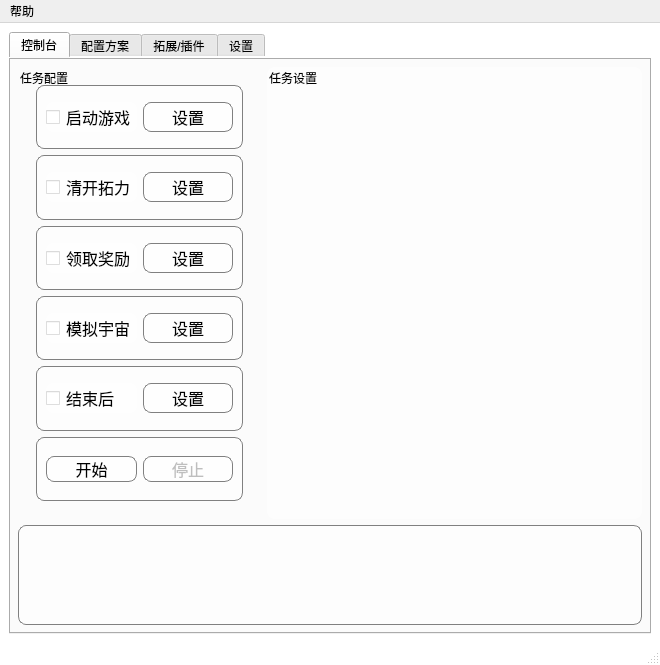
<?xml version="1.0" encoding="UTF-8"?>
<ui version="4.0">
 <class>MainWindow</class>
 <widget class="QMainWindow" name="MainWindow">
  <property name="geometry">
   <rect>
    <x>0</x>
    <y>0</y>
    <width>660</width>
    <height>665</height>
   </rect>
  </property>
  <property name="font">
   <font>
    <pointsize>13</pointsize>
   </font>
  </property>
  <property name="windowTitle">
   <string>SRA</string>
  </property>
  <property name="styleSheet">
   <string notr="true">#MainWindow{
background-repeat: no-repeat;
background-position: center;
background-color: rgba(255, 255, 255, 0.2);
border-image:  url('resources/background_image.png');
}</string>
  </property>
  <widget class="QWidget" name="centralwidget">
   <layout class="QGridLayout" name="gridLayout">
    <item row="0" column="0">
     <widget class="QTabWidget" name="tabWidget">
      <property name="styleSheet">
       <string notr="true">border-radius: 0;</string>
      </property>
      <property name="currentIndex">
       <number>0</number>
      </property>
      <widget class="QWidget" name="console_tab">
       <attribute name="title">
        <string>控制台</string>
       </attribute>
       <layout class="QGridLayout" name="gridLayout_2">
        <item row="0" column="0">
         <widget class="QGroupBox" name="task_select_groupBox">
          <property name="sizePolicy">
           <sizepolicy hsizetype="Maximum" vsizetype="Preferred">
            <horstretch>0</horstretch>
            <verstretch>0</verstretch>
           </sizepolicy>
          </property>
          <property name="minimumSize">
           <size>
            <width>0</width>
            <height>0</height>
           </size>
          </property>
          <property name="maximumSize">
           <size>
            <width>16777215</width>
            <height>16777215</height>
           </size>
          </property>
          <property name="styleSheet">
           <string notr="true">background-color: transparent;</string>
          </property>
          <property name="title">
           <string>任务配置</string>
          </property>
          <layout class="QHBoxLayout" name="horizontalLayout_23">
           <item>
            <widget class="QScrollArea" name="task_select_scrollArea">
             <property name="sizePolicy">
              <sizepolicy hsizetype="Expanding" vsizetype="Preferred">
               <horstretch>0</horstretch>
               <verstretch>0</verstretch>
              </sizepolicy>
             </property>
             <property name="minimumSize">
              <size>
               <width>225</width>
               <height>0</height>
              </size>
             </property>
             <property name="maximumSize">
              <size>
               <width>225</width>
               <height>16777215</height>
              </size>
             </property>
             <property name="styleSheet">
              <string notr="true">/* 纤细现代风格滚动条 */
QScrollArea {
    border: none;
    background: transparent;
}

QScrollArea &gt; QWidget {
    background-color: #f8f9fa; /* 内容区域背景色 */
}

/* 滚动条整体（更细） */
QScrollBar:vertical {
    width: 8px; /* 垂直滚动条宽度 */
    background: transparent; /* 背景透明 */
    margin: 0;
}

QScrollBar:horizontal {
    height: 8px; /* 水平滚动条高度 */
    background: transparent;
    margin: 0;
}

/* 滑块（更精致） */
QScrollBar::handle:vertical, QScrollBar::handle:horizontal {
    background: rgba(150, 150, 150, 0.4); /* 半透明灰色 */
    border-radius: 4px; /* 稍小的圆角 */
    min-width: 8px; /* 最小宽度（防止过细） */
    min-height: 8px; /* 最小高度（防止过细） */
}

QScrollBar::handle:vertical:hover, 
QScrollBar::handle:horizontal:hover {
    background: rgba(120, 120, 120, 0.6); /* 悬停时更深 */
}

QScrollBar::handle:vertical:pressed, 
QScrollBar::handle:horizontal:pressed {
    background: rgba(100, 100, 100, 0.8); /* 点击时更深 */
}

/* 隐藏滚动条按钮和角落区域 */
QScrollBar::add-line, QScrollBar::sub-line,
QScrollBar::add-page, QScrollBar::sub-page {
    background: none;
    height: 0px;
    width: 0px;
}</string>
             </property>
             <property name="sizeAdjustPolicy">
              <enum>QAbstractScrollArea::SizeAdjustPolicy::AdjustToContents</enum>
             </property>
             <property name="widgetResizable">
              <bool>true</bool>
             </property>
             <widget class="QWidget" name="scrollAreaWidgetContents_2">
              <property name="geometry">
               <rect>
                <x>0</x>
                <y>0</y>
                <width>225</width>
                <height>427</height>
               </rect>
              </property>
              <layout class="QVBoxLayout" name="verticalLayout_6">
               <item>
                <widget class="QFrame" name="frame1_1">
                 <property name="styleSheet">
                  <string notr="true">border-radius: 8px;
border: 1.2px solid gray;
background-color: rgba(255, 255, 255, 0.6);
font-size: 16px;</string>
                 </property>
                 <property name="frameShape">
                  <enum>QFrame::Shape::StyledPanel</enum>
                 </property>
                 <property name="frameShadow">
                  <enum>QFrame::Shadow::Raised</enum>
                 </property>
                 <layout class="QHBoxLayout" name="horizontalLayout">
                  <item>
                   <widget class="QCheckBox" name="start_game_checkBox">
                    <property name="minimumSize">
                     <size>
                      <width>0</width>
                      <height>30</height>
                     </size>
                    </property>
                    <property name="styleSheet">
                     <string notr="true">border: none;</string>
                    </property>
                    <property name="text">
                     <string>启动游戏</string>
                    </property>
                   </widget>
                  </item>
                  <item>
                   <widget class="QPushButton" name="start_game_pushButton">
                    <property name="minimumSize">
                     <size>
                      <width>70</width>
                      <height>30</height>
                     </size>
                    </property>
                    <property name="styleSheet">
                     <string notr="true">QPUSHBOTTON:QPushButton {font-size:14px;}
  QPushButton:hover {ackground-color: #f0f0f0;border-color: #ccc;}</string>
                    </property>
                    <property name="text">
                     <string>设置</string>
                    </property>
                   </widget>
                  </item>
                 </layout>
                </widget>
               </item>
               <item>
                <widget class="QFrame" name="frame1_2">
                 <property name="styleSheet">
                  <string notr="true">border-radius: 8px;
border: 1.2px solid gray;
background-color: rgba(255, 255, 255, 0.6);
font-size: 16px;</string>
                 </property>
                 <property name="frameShape">
                  <enum>QFrame::Shape::StyledPanel</enum>
                 </property>
                 <property name="frameShadow">
                  <enum>QFrame::Shadow::Raised</enum>
                 </property>
                 <layout class="QHBoxLayout" name="horizontalLayout_7">
                  <item>
                   <widget class="QCheckBox" name="trailblaze_power_checkBox">
                    <property name="minimumSize">
                     <size>
                      <width>0</width>
                      <height>30</height>
                     </size>
                    </property>
                    <property name="styleSheet">
                     <string notr="true">border: none;</string>
                    </property>
                    <property name="text">
                     <string>清开拓力</string>
                    </property>
                   </widget>
                  </item>
                  <item>
                   <widget class="QPushButton" name="trailblaze_power_pushButton">
                    <property name="minimumSize">
                     <size>
                      <width>70</width>
                      <height>30</height>
                     </size>
                    </property>
                    <property name="styleSheet">
                     <string notr="true">QPUSHBOTTON:QPushButton {font-size:14px;}
  QPushButton:hover {ackground-color: #f0f0f0;border-color: #ccc;}</string>
                    </property>
                    <property name="text">
                     <string>设置</string>
                    </property>
                   </widget>
                  </item>
                 </layout>
                </widget>
               </item>
               <item>
                <widget class="QFrame" name="frame1_3">
                 <property name="styleSheet">
                  <string notr="true">border-radius: 8px;
border: 1.2px solid gray;
background-color: rgba(255, 255, 255, 0.6);
font-size: 16px;</string>
                 </property>
                 <property name="frameShape">
                  <enum>QFrame::Shape::StyledPanel</enum>
                 </property>
                 <property name="frameShadow">
                  <enum>QFrame::Shadow::Raised</enum>
                 </property>
                 <layout class="QHBoxLayout" name="horizontalLayout_3">
                  <item>
                   <widget class="QCheckBox" name="receive_reward_checkBox">
                    <property name="minimumSize">
                     <size>
                      <width>0</width>
                      <height>30</height>
                     </size>
                    </property>
                    <property name="styleSheet">
                     <string notr="true">border: none;</string>
                    </property>
                    <property name="text">
                     <string>领取奖励</string>
                    </property>
                   </widget>
                  </item>
                  <item>
                   <widget class="QPushButton" name="receive_reward_pushButton">
                    <property name="minimumSize">
                     <size>
                      <width>70</width>
                      <height>30</height>
                     </size>
                    </property>
                    <property name="styleSheet">
                     <string notr="true">QPUSHBOTTON:QPushButton {font-size:14px;}
  QPushButton:hover {ackground-color: #f0f0f0;border-color: #ccc;}</string>
                    </property>
                    <property name="text">
                     <string>设置</string>
                    </property>
                   </widget>
                  </item>
                 </layout>
                </widget>
               </item>
               <item>
                <widget class="QFrame" name="frame1_5">
                 <property name="enabled">
                  <bool>true</bool>
                 </property>
                 <property name="styleSheet">
                  <string notr="true">border-radius: 8px;
border: 1.2px solid gray;
background-color: rgba(255, 255, 255, 0.6);
font-size: 16px;</string>
                 </property>
                 <property name="frameShape">
                  <enum>QFrame::Shape::StyledPanel</enum>
                 </property>
                 <property name="frameShadow">
                  <enum>QFrame::Shadow::Raised</enum>
                 </property>
                 <layout class="QHBoxLayout" name="horizontalLayout_20">
                  <item>
                   <widget class="QCheckBox" name="simulate_universe_checkBox">
                    <property name="minimumSize">
                     <size>
                      <width>0</width>
                      <height>30</height>
                     </size>
                    </property>
                    <property name="styleSheet">
                     <string notr="true">border: none;</string>
                    </property>
                    <property name="text">
                     <string>模拟宇宙</string>
                    </property>
                   </widget>
                  </item>
                  <item>
                   <widget class="QPushButton" name="simulate_universe_pushButton">
                    <property name="minimumSize">
                     <size>
                      <width>70</width>
                      <height>30</height>
                     </size>
                    </property>
                    <property name="styleSheet">
                     <string notr="true">QPUSHBOTTON:QPushButton {font-size:14px;}
  QPushButton:hover {ackground-color: #f0f0f0;border-color: #ccc;}</string>
                    </property>
                    <property name="text">
                     <string>设置</string>
                    </property>
                   </widget>
                  </item>
                 </layout>
                </widget>
               </item>
               <item>
                <widget class="QFrame" name="frame1_4">
                 <property name="styleSheet">
                  <string notr="true">border-radius: 8px;
border: 1.2px solid gray;
background-color: rgba(255, 255, 255, 0.6);
font-size: 16px;</string>
                 </property>
                 <property name="frameShape">
                  <enum>QFrame::Shape::StyledPanel</enum>
                 </property>
                 <property name="frameShadow">
                  <enum>QFrame::Shadow::Raised</enum>
                 </property>
                 <layout class="QHBoxLayout" name="horizontalLayout_10">
                  <item>
                   <widget class="QCheckBox" name="mission_accomplish_checkBox">
                    <property name="minimumSize">
                     <size>
                      <width>0</width>
                      <height>30</height>
                     </size>
                    </property>
                    <property name="styleSheet">
                     <string notr="true">border: none;</string>
                    </property>
                    <property name="text">
                     <string>结束后</string>
                    </property>
                   </widget>
                  </item>
                  <item>
                   <widget class="QPushButton" name="mission_accomplish_pushButton">
                    <property name="minimumSize">
                     <size>
                      <width>70</width>
                      <height>30</height>
                     </size>
                    </property>
                    <property name="styleSheet">
                     <string notr="true">QPUSHBOTTON:QPushButton {font-size:14px;}
  QPushButton:hover {ackground-color: #f0f0f0;border-color: #ccc;}</string>
                    </property>
                    <property name="text">
                     <string>设置</string>
                    </property>
                   </widget>
                  </item>
                 </layout>
                </widget>
               </item>
               <item>
                <widget class="QFrame" name="frame1_0">
                 <property name="styleSheet">
                  <string notr="true">border-radius: 8px;
border: 1.2px solid gray;
background-color: rgba(255, 255, 255, 0.6);
font-size: 16px;</string>
                 </property>
                 <property name="frameShape">
                  <enum>QFrame::Shape::StyledPanel</enum>
                 </property>
                 <property name="frameShadow">
                  <enum>QFrame::Shadow::Raised</enum>
                 </property>
                 <layout class="QHBoxLayout" name="horizontalLayout_12">
                  <item>
                   <widget class="QPushButton" name="start_pushButton">
                    <property name="text">
                     <string>开始</string>
                    </property>
                   </widget>
                  </item>
                  <item>
                   <widget class="QPushButton" name="stop_pushButton">
                    <property name="enabled">
                     <bool>false</bool>
                    </property>
                    <property name="minimumSize">
                     <size>
                      <width>0</width>
                      <height>0</height>
                     </size>
                    </property>
                    <property name="text">
                     <string>停止</string>
                    </property>
                   </widget>
                  </item>
                 </layout>
                </widget>
               </item>
              </layout>
             </widget>
            </widget>
           </item>
          </layout>
         </widget>
        </item>
        <item row="1" column="0" colspan="3">
         <widget class="QTextBrowser" name="log_textBrowser">
          <property name="sizePolicy">
           <sizepolicy hsizetype="Expanding" vsizetype="Fixed">
            <horstretch>0</horstretch>
            <verstretch>0</verstretch>
           </sizepolicy>
          </property>
          <property name="maximumSize">
           <size>
            <width>16777215</width>
            <height>100</height>
           </size>
          </property>
          <property name="styleSheet">
           <string notr="true">border-radius: 8px;
border: 1.2px solid gray;
background-color: rgba(255, 255, 255, 0.6);</string>
          </property>
         </widget>
        </item>
        <item row="0" column="1" colspan="2">
         <widget class="QGroupBox" name="task_setting_groupBox">
          <property name="styleSheet">
           <string notr="true">border: none;
border-radius: 8px;
background-color: rgba(255, 255, 255, 0.6);</string>
          </property>
          <property name="title">
           <string>任务设置</string>
          </property>
          <layout class="QVBoxLayout" name="verticalLayout_2"/>
         </widget>
        </item>
       </layout>
      </widget>
      <widget class="QWidget" name="multi_account_tab">
       <attribute name="title">
        <string>配置方案</string>
       </attribute>
       <layout class="QHBoxLayout" name="horizontalLayout_5"/>
      </widget>
      <widget class="QWidget" name="extension_tab">
       <attribute name="title">
        <string>拓展/插件</string>
       </attribute>
       <layout class="QVBoxLayout" name="verticalLayout_7">
        <item>
         <widget class="QScrollArea" name="scrollArea_3">
          <property name="widgetResizable">
           <bool>true</bool>
          </property>
          <widget class="QWidget" name="scrollAreaWidgetContents_3">
           <property name="geometry">
            <rect>
             <x>0</x>
             <y>0</y>
             <width>108</width>
             <height>38</height>
            </rect>
           </property>
           <layout class="QHBoxLayout" name="horizontalLayout_16">
            <item>
             <widget class="QGroupBox" name="extension_groupBox">
              <property name="styleSheet">
               <string notr="true">border-radius: 8px;
border: 1.2px solid black;
background-color: rgba(255, 255, 255, 0.8);</string>
              </property>
              <property name="title">
               <string>拓展功能</string>
              </property>
              <layout class="QGridLayout" name="gridLayout_8"/>
             </widget>
            </item>
            <item>
             <widget class="QGroupBox" name="plugin_groupBox">
              <property name="styleSheet">
               <string notr="true">border-radius: 8px;
border: 1.2px solid black;
background-color: rgba(255, 255, 255, 0.8);</string>
              </property>
              <property name="title">
               <string>插件</string>
              </property>
              <layout class="QVBoxLayout" name="verticalLayout"/>
             </widget>
            </item>
           </layout>
          </widget>
         </widget>
        </item>
        <item>
         <widget class="QTextBrowser" name="textBrowser">
          <property name="styleSheet">
           <string notr="true">border-radius: 8px;
border: 1.2px solid black;
background-color: rgba(255, 255, 255, 0.8);</string>
          </property>
          <property name="html">
           <string>&lt;!DOCTYPE HTML PUBLIC &quot;-//W3C//DTD HTML 4.0//EN&quot; &quot;http://www.w3.org/TR/REC-html40/strict.dtd&quot;&gt;
&lt;html&gt;&lt;head&gt;&lt;meta name=&quot;qrichtext&quot; content=&quot;1&quot; /&gt;&lt;meta charset=&quot;utf-8&quot; /&gt;&lt;style type=&quot;text/css&quot;&gt;
p, li { white-space: pre-wrap; }
hr { height: 1px; border-width: 0; }
li.unchecked::marker { content: &quot;\2610&quot;; }
li.checked::marker { content: &quot;\2612&quot;; }
&lt;/style&gt;&lt;/head&gt;&lt;body style=&quot; font-family:'Microsoft YaHei UI'; font-size:9pt; font-weight:400; font-style:normal;&quot;&gt;
&lt;p style=&quot;-qt-paragraph-type:empty; margin-top:0px; margin-bottom:0px; margin-left:0px; margin-right:0px; -qt-block-indent:0; text-indent:0px; font-size:13pt;&quot;&gt;&lt;br /&gt;&lt;/p&gt;
&lt;p style=&quot; margin-top:0px; margin-bottom:0px; margin-left:0px; margin-right:0px; -qt-block-indent:0; text-indent:0px;&quot;&gt;&lt;span style=&quot; font-size:13pt;&quot;&gt;自动对话：开启后在进入剧情时会自动播放对话、自动选择对话选项。此功能不会控制鼠标，但是会让游戏处于前台。如果需要取消执行，尝试将游戏最小化后回到此页面取消勾选。&lt;/span&gt;&lt;/p&gt;
&lt;p style=&quot; margin-top:0px; margin-bottom:0px; margin-left:0px; margin-right:0px; -qt-block-indent:0; text-indent:0px;&quot;&gt;&lt;span style=&quot; font-size:13pt;&quot;&gt;注意：功能勾选后会立即执行，与其他任务独立，如果要取消执行请取消勾选。&lt;/span&gt;&lt;/p&gt;&lt;/body&gt;&lt;/html&gt;</string>
          </property>
         </widget>
        </item>
        <item>
         <spacer name="verticalSpacer">
          <property name="orientation">
           <enum>Qt::Orientation::Vertical</enum>
          </property>
          <property name="sizeType">
           <enum>QSizePolicy::Policy::Fixed</enum>
          </property>
          <property name="sizeHint" stdset="0">
           <size>
            <width>20</width>
            <height>40</height>
           </size>
          </property>
         </spacer>
        </item>
       </layout>
      </widget>
      <widget class="QWidget" name="setting_tab">
       <attribute name="title">
        <string>设置</string>
       </attribute>
       <layout class="QVBoxLayout" name="verticalLayout_5"/>
      </widget>
     </widget>
    </item>
   </layout>
  </widget>
  <widget class="QMenuBar" name="menubar">
   <property name="geometry">
    <rect>
     <x>0</x>
     <y>0</y>
     <width>660</width>
     <height>33</height>
    </rect>
   </property>
   <widget class="QMenu" name="menush_help">
    <property name="title">
     <string>帮助</string>
    </property>
    <addaction name="announcement_action"/>
    <addaction name="faq_action"/>
    <addaction name="about_action"/>
   </widget>
   <addaction name="menush_help"/>
  </widget>
  <widget class="QStatusBar" name="statusbar"/>
  <action name="announcement_action">
   <property name="text">
    <string>公告</string>
   </property>
  </action>
  <action name="faq_action">
   <property name="text">
    <string>常见问题</string>
   </property>
  </action>
  <action name="feedback_action">
   <property name="text">
    <string>问题反馈</string>
   </property>
  </action>
  <action name="about_action">
   <property name="text">
    <string>关于</string>
   </property>
  </action>
 </widget>
 <resources/>
 <connections>
  <connection>
   <sender>start_pushButton</sender>
   <signal>clicked(bool)</signal>
   <receiver>stop_pushButton</receiver>
   <slot>setDisabled(bool)</slot>
   <hints>
    <hint type="sourcelabel">
     <x>131</x>
     <y>465</y>
    </hint>
    <hint type="destinationlabel">
     <x>210</x>
     <y>458</y>
    </hint>
   </hints>
  </connection>
  <connection>
   <sender>start_pushButton</sender>
   <signal>clicked(bool)</signal>
   <receiver>start_pushButton</receiver>
   <slot>setEnabled(bool)</slot>
   <hints>
    <hint type="sourcelabel">
     <x>107</x>
     <y>473</y>
    </hint>
    <hint type="destinationlabel">
     <x>75</x>
     <y>472</y>
    </hint>
   </hints>
  </connection>
  <connection>
   <sender>stop_pushButton</sender>
   <signal>clicked(bool)</signal>
   <receiver>start_pushButton</receiver>
   <slot>setDisabled(bool)</slot>
   <hints>
    <hint type="sourcelabel">
     <x>150</x>
     <y>471</y>
    </hint>
    <hint type="destinationlabel">
     <x>123</x>
     <y>470</y>
    </hint>
   </hints>
  </connection>
  <connection>
   <sender>stop_pushButton</sender>
   <signal>clicked(bool)</signal>
   <receiver>stop_pushButton</receiver>
   <slot>setEnabled(bool)</slot>
   <hints>
    <hint type="sourcelabel">
     <x>229</x>
     <y>475</y>
    </hint>
    <hint type="destinationlabel">
     <x>195</x>
     <y>469</y>
    </hint>
   </hints>
  </connection>
 </connections>
</ui>
